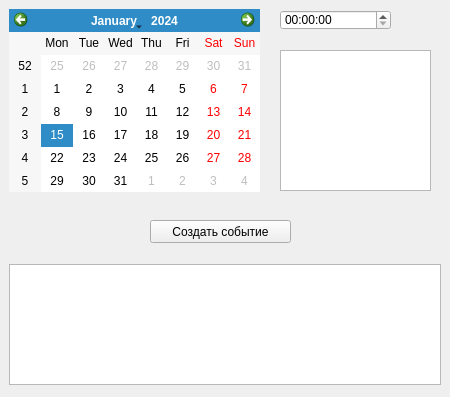
<?xml version="1.0" encoding="UTF-8"?>
<ui version="4.0">
 <class>Form</class>
 <widget class="QWidget" name="Form">
  <property name="geometry">
   <rect>
    <x>0</x>
    <y>0</y>
    <width>450</width>
    <height>397</height>
   </rect>
  </property>
  <property name="windowTitle">
   <string>Form</string>
  </property>
  <widget class="QPushButton" name="pushButton">
   <property name="geometry">
    <rect>
     <x>150</x>
     <y>220</y>
     <width>141</width>
     <height>23</height>
    </rect>
   </property>
   <property name="text">
    <string>Создать событие</string>
   </property>
  </widget>
  <widget class="QCalendarWidget" name="calendarWidget">
   <property name="geometry">
    <rect>
     <x>9</x>
     <y>9</y>
     <width>251</width>
     <height>183</height>
    </rect>
   </property>
  </widget>
  <widget class="QTimeEdit" name="timeEdit">
   <property name="geometry">
    <rect>
     <x>280</x>
     <y>10</y>
     <width>111</width>
     <height>20</height>
    </rect>
   </property>
  </widget>
  <widget class="QListWidget" name="listWidget">
   <property name="geometry">
    <rect>
     <x>9</x>
     <y>264</y>
     <width>432</width>
     <height>121</height>
    </rect>
   </property>
  </widget>
  <widget class="QTextEdit" name="textEdit">
   <property name="geometry">
    <rect>
     <x>280</x>
     <y>50</y>
     <width>151</width>
     <height>141</height>
    </rect>
   </property>
  </widget>
 </widget>
 <resources/>
 <connections/>
</ui>
